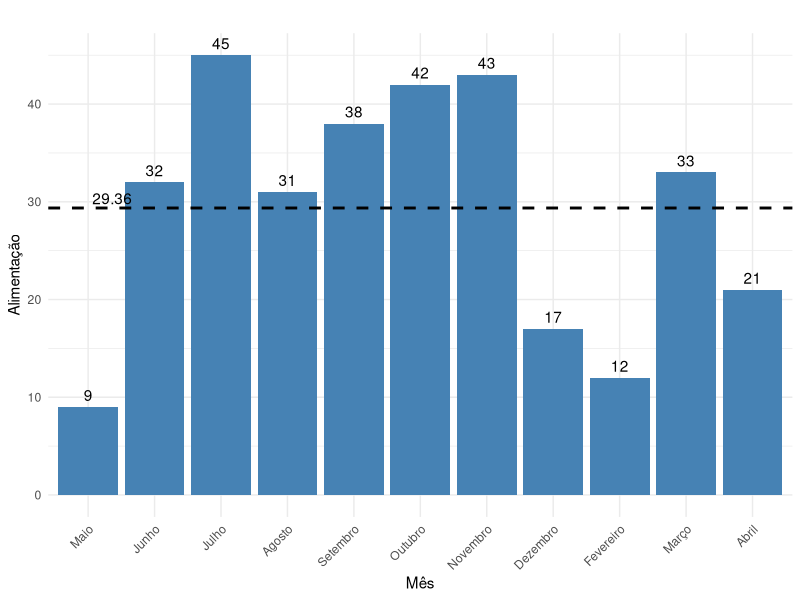

The R source for this figure:
# ===================================================================================
# SCRIPT::FREQUENCIA DE ALIMENTAÇÃO DO SITE 'ALICE BEE NO VALE DAS NINFAS'
# ===================================================================================

# PACKAGES
library(ggplot2)
library(dplyr)

# UPANDO DADOS
dados <- data.frame(
  Mes = c("Maio", "Junho", "Julho", "Agosto", "Setembro", 
          "Outubro", "Novembro", "Dezembro", "Fevereiro", 
          "Março", "Abril"),
  Frequencia = c(
    9,                        # Maio
    sum(c(7, 9, 6, 10)),      # Junho = 32
    sum(c(11, 5, 7, 11, 11)), # Julho = 45
    sum(c(8, 7, 7, 9)),       # Agosto = 31
    sum(c(10, 8, 10, 10)),    # Setembro = 38
    sum(c(8, 9, 9, 9, 7)),    # Outubro = 42
    sum(c(11, 9, 13, 10)),    # Novembro = 43
    sum(c(8, 0, 9)),          # Dezembro (faltou 1 valor, tratei como 0) = 17
    sum(c(7, 5)),             # Fevereiro = 12
    sum(c(8, 10, 7, 8)),      # Março = 33
    sum(c(9, 5, 7))           # Abril = 21
  )
)

# ORDENANDO OS MESES
dados$Mes <- factor(dados$Mes, 
                    levels = c("Maio", "Junho", "Julho", "Agosto", 
                               "Setembro", "Outubro", "Novembro", 
                               "Dezembro", "Fevereiro", "Março", "Abril"))

# MÉDIA
media_frequencia <- mean(dados$Frequencia)

# GRÁFICO
ggplot(dados, aes(x = Mes, y = Frequencia)) +
  geom_col(fill = "steelblue") +
  geom_text(aes(label = Frequencia), 
            vjust = -0.5) +
  geom_hline(yintercept = media_frequencia, 
             color = "black", 
             linetype = "dashed", 
             size = 1) +
  annotate("text", x = 1, 
           y = media_frequencia + 1, 
           label = paste("", round(media_frequencia, 2)), 
           color = "black", 
           hjust = 0) +
  labs(title = "",
       x = "Mês",
       y = "Alimentação") +
  theme_minimal() +
  theme(axis.text.x = element_text(angle = 45, hjust = 1))

# INFO ADD MEDIA APROXIMADA FOI DE 30 UND. POR MES
